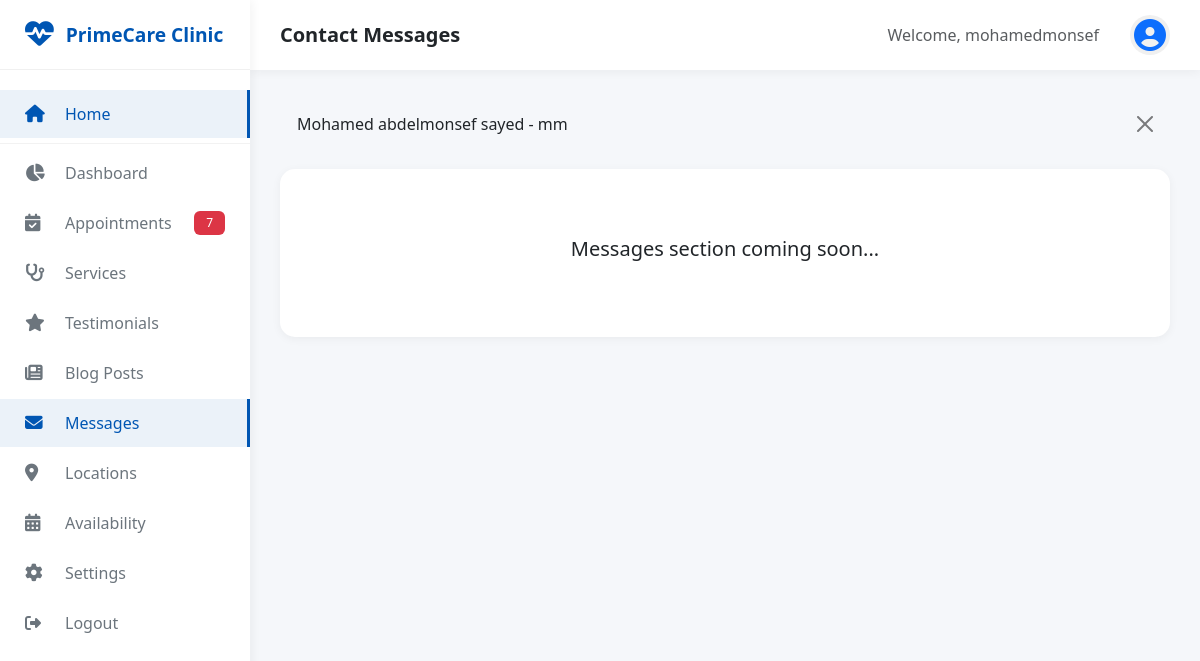
The app's page /dashboard/contacts/ (signed in) with its own data.
### core/models.py (models this page shows, shortened)
class SiteSettings(models.Model):
    site_name = models.CharField(max_length=100, default='Medical Clinic')
    site_logo = models.ImageField(upload_to='site/', blank=True, null=True)
    site_favicon = models.ImageField(upload_to='site/', blank=True, null=True)
    doctor_name = models.CharField(max_length=100)
    doctor_title = models.CharField(max_length=200)
    doctor_image = models.ImageField(upload_to='doctor/')
    doctor_biography = models.TextField()
    doctor_qualifications = models.TextField(help_text='Comma separated qualifications')
    doctor_experience = models.TextField()
    doctor_certifications = models.TextField(blank=True)
    doctor_achievements = models.TextField(blank=True)
    doctor_email = models.EmailField()
    doctor_phone = models.CharField(max_length=20)
    clinic_name = models.CharField(max_length=100)
    clinic_address = models.TextField()
    clinic_phone = models.CharField(max_length=20)
    clinic_email = models.EmailField()
    working_hours = models.TextField()
    google_maps_embed = models.TextField(blank=True, help_text='Google Maps embed URL')
    facebook_url = models.URLField(blank=True)
    twitter_url = models.URLField(blank=True)
    instagram_url = models.URLField(blank=True)
    linkedin_url = models.URLField(blank=True)
    youtube_url = models.URLField(blank=True)
    years_experience = models.IntegerField(default=0)
    happy_patients = models.IntegerField(default=0)
    operations_completed = models.IntegerField(default=0)
    awards_won = models.IntegerField(default=0)
    created_at = models.DateTimeField(auto_now_add=True)
    updated_at = models.DateTimeField(auto_now=True)
    class Meta:
        verbose_name = 'Site Setting'
        verbose_name_plural = 'Site Settings'

class ContactMessage(models.Model):
    name = models.CharField(max_length=100)
    email = models.EmailField(blank=True, null=True)
    phone = models.CharField(max_length=20, blank=True)
    subject = models.CharField(max_length=200)
    message = models.TextField()
    is_read = models.BooleanField(default=False)
    created_at = models.DateTimeField(auto_now_add=True)
    def __str__(self):
        return f"{self.name} - {self.subject}"
    class Meta:
        ordering = ['-created_at']

### dashboard/views.py (the view)
# urls.py: path('contacts/', views.contact_list, name='contacts'),
@login_required
def contact_list(request):
    messages_list = ContactMessage.objects.all()
    if request.GET.get('mark_read'):
        msg = get_object_or_404(ContactMessage, pk=request.GET.get('mark_read'))
        msg.is_read = True
        msg.save()
    return render(request, 'dashboard/contacts/list.html', {'messages': messages_list})

### core/context_processors.py (called while the page is built)
def site_settings(request):
    try:
        settings = SiteSettings.objects.first()
    except:
        settings = None
    services = Service.objects.filter(is_active=True)[:6] if settings else []
    latest_posts = BlogPost.objects.filter(is_published=True)[:3] if settings else []
    pending_count = 0
    try:
        pending_count = Appointment.objects.filter(status='pending').count()
    except:
        pass
    return {
        'site_settings': settings,
        'services_global': services,
        'latest_posts_global': latest_posts,
        'pending_appointments_count': pending_count,
        'current_language': get_language(),  # Add current language
    }

### dashboard/templates/dashboard/contacts/list.html (shortened to what this page needs)
{% extends 'dashboard/base_dashboard.html' %}
{% block page_title %}Contact Messages{% endblock %}
{% block content %}
<div class="card">
    <div class="card-body">
        <h5 class="text-center py-5">Messages section coming soon...</h5>
    </div>
</div>
{% endblock %}

### dashboard/templates/dashboard/base_dashboard.html (shortened to what this page needs)
<!DOCTYPE html>
<html lang="en">
<head>
    <link href="https://cdn.jsdelivr.net/npm/bootstrap@5.3.0/dist/css/bootstrap.min.css" rel="stylesheet">
    <link rel="stylesheet" href="https://cdnjs.cloudflare.com/ajax/libs/font-awesome/6.4.0/css/all.min.css">
    {% load static %}
    <link rel="stylesheet" href="{% static 'css/dashboard.css' %}">
</head>
<body>
    <div class="dashboard-wrapper">
        <nav class="sidebar">
            <div class="sidebar-brand">
                <i class="fas fa-heartbeat"></i>
                <h4>{{ site_settings.site_name|default:"Clinic" }}</h4>
            </div>
            <ul class="sidebar-menu">
                <li>
                    <a href="{% url 'core:home' %}" target="_blank" >
                        <i class="fas fa-home"></i>
                        <span>Home</span>
                    </a>
                </li>
                <li>
                    <a href="{% url 'dashboard:home' %}" class="{% if request.resolver_match.url_name == 'home' %}active{% endif %}">
                        <i class="fas fa-chart-pie"></i>
                        <span>Dashboard</span>
                    </a>
                </li>
                <li>
                    <a href="{% url 'dashboard:appointments' %}" class="{% if 'appointments' in request.path %}active{% endif %}">
                        <i class="fas fa-calendar-check"></i>
                        <span>Appointments</span>
                        {% if pending_appointments_count %}
                        <span class="badge bg-danger">{{ pending_appointments_count }}</span>
                        {% endif %}
                    </a>
                </li>
                <li>
                    <a href="{% url 'dashboard:services' %}" class="{% if 'services' in request.path %}active{% endif %}">
                        <i class="fas fa-stethoscope"></i>
                        <span>Services</span>
                    </a>
                </li>
                <li>
                    <a href="{% url 'dashboard:testimonials' %}" class="{% if 'testimonials' in request.path %}active{% endif %}">
                        <i class="fas fa-star"></i>
                        <span>Testimonials</span>
                    </a>
                </li>
                <li>
                    <a href="{% url 'dashboard:blog' %}" class="{% if 'blog' in request.path %}active{% endif %}">
                        <i class="fas fa-newspaper"></i>
                        <span>Blog Posts</span>
                    </a>
                </li>
                <li>
                    <a href="{% url 'dashboard:contacts' %}" class="{% if 'contacts' in request.path %}active{% endif %}">
                        <i class="fas fa-envelope"></i>
                        <span>Messages</span>
                    </a>
                </li>
                <li>
                    <a href="{% url 'dashboard:location_list' %}" class="{% if 'locations' in request.path %}active{% endif %}">
                        <i class="fas fa-map-marker-alt"></i>
                        <span>Locations</span>
                    </a>
                </li>
                <li>
                    <a href="{% url 'dashboard:availability_list' %}" class="{% if 'availability' in request.path %}active{% endif %}">
                        <i class="fas fa-calendar-alt"></i>
                        <span>Availability</span>
                    </a>
                </li>
                <li>
                    <a href="{% url 'dashboard:settings' %}" class="{% if 'settings' in request.path %}active{% endif %}">
                        <i class="fas fa-cog"></i>
                        <span>Settings</span>
                    </a>
                </li>
                <li>
                    <form method="POST" action="{% url 'accounts:logout' %}" style="display: inline; width: 100%;">
                        <button type="submit" class="btn btn-link" style="display: flex; align-items: center; padding: 12px 25px; color: #6c757d; text-decoration: none; transition: all 0.3s ease; width: 100%; border: none; background: none; text-align: left;">
                            <i class="fas fa-sign-out-alt" style="width: 25px; margin-right: 15px;"></i>
                            <span>Logout</span>
                        </button>
                    </form>
                </li>
            </ul>
        </nav>
        <div class="main-content">
            <header class="top-bar">
                <div class="top-bar-left">
                    <h5>{% block page_title %}Dashboard{% endblock %}</h5>
                </div>
                <div class="top-bar-right">
                    <span class="text-muted me-3">Welcome, {{ user.get_full_name|default:user.username }}</span>
                    <div class="admin-avatar">
                        <i class="fas fa-user-circle fa-2x text-primary"></i>
                    </div>
                </div>
            </header>
            <div class="page-content">
                {% if messages %}
                    {% for message in messages %}
                        <div class="alert alert-{{ message.tags }} alert-dismissible fade show" role="alert">
                            {{ message }}
                            <button type="button" class="btn-close" data-bs-dismiss="alert"></button>
                        </div>
                    {% endfor %}
                {% endif %}
                {% block content %}{% endblock %}
            </div>
        </div>
    </div>
</body>
</html>

### static/css/dashboard.css (style rules this page uses)
:root { --primary-color: #0056b3; --secondary-color: #007bff; --sidebar-width: 250px; --sidebar-collapsed: 70px; --top-bar-height: 70px; }
.dashboard-wrapper { display: flex; min-height: 100vh; background: #f5f7fa; }
.sidebar { width: var(--sidebar-width); background: white; box-shadow: 2px 0 10px rgba(0,0,0,0.05); position: fixed; top: 0; left: 0; height: 100vh; overflow-y: auto; transition: all 0.3s ease; z-index: 1000; }
.sidebar-brand { padding: 20px 25px; border-bottom: 1px solid #f0f0f0; display: flex; align-items: center; gap: 12px; }
.sidebar-brand i { font-size: 1.8rem; color: var(--primary-color); }
.sidebar-brand h4 { margin: 0; font-weight: 700; color: var(--primary-color); font-size: 1.2rem; }
.sidebar-menu { list-style: none; padding: 20px 0; margin: 0; }
.sidebar-menu li { margin-bottom: 2px; }
.sidebar-menu li a { display: flex; align-items: center; padding: 12px 25px; color: #6c757d; text-decoration: none; transition: all 0.3s ease; position: relative; }
.sidebar-menu li a i { width: 25px; margin-right: 15px; font-size: 1.1rem; }
.sidebar-menu li a.active { background: rgba(0, 86, 179, 0.08); color: var(--primary-color); border-right: 3px solid var(--primary-color); }
.sidebar-menu li a .badge { margin-left: auto; }
.main-content { margin-left: var(--sidebar-width); flex: 1; min-height: 100vh; transition: all 0.3s ease; }
.top-bar { background: white; padding: 15px 30px; box-shadow: 0 2px 10px rgba(0,0,0,0.05); display: flex; justify-content: space-between; align-items: center; position: sticky; top: 0; z-index: 999; }
.top-bar-left { display: flex; align-items: center; gap: 20px; }
.top-bar-left h5 { margin: 0; font-weight: 600; }
.sidebar-menu li:first-child { border-bottom: 1px solid rgba(0,0,0,0.05); margin-bottom: 5px; padding-bottom: 5px; }
.top-bar-right { display: flex; align-items: center; gap: 15px; }
.admin-avatar { width: 40px; height: 40px; border-radius: 50%; background: #f0f0f0; display: flex; align-items: center; justify-content: center; }
.admin-avatar i { font-size: 2rem; }
.page-content { padding: 25px 30px; }
.card { border: none; border-radius: 15px; box-shadow: 0 2px 10px rgba(0,0,0,0.05); transition: all 0.3s ease; }
.card-body { padding: 20px 25px; }
.badge { padding: 6px 12px; font-weight: 500; }

### records on screen
SiteSettings: site_name "PrimeCare Clinic"
ContactMessage: name+subject "Mohamed abdelmonsef sayed - mm"

### other values on screen
{{ pending_appointments_count }} "7"
{{ user.get_full_name|default:user.username }} "mohamedmonsef"
